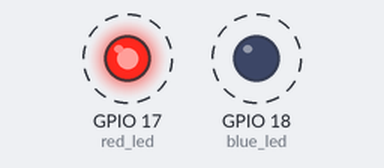
Bench run of a program on a simulated Raspberry Pi (BCM pin numbers). On the bench: output pins drawn as LEDs (lit = HIGH). Dashed ring = blinking.

Above: at 0.5 s.
Timing chart, 0 to 4.6 s (numbered marks = the images above):
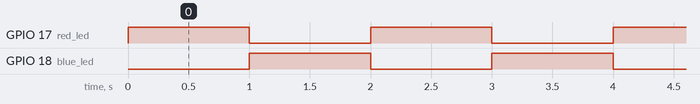

The program:

LED_Functions.py
```python
from gpiozero import LED
from time import sleep

red_led = LED(17) #GPIO17
blue_led = LED(18) #GPIO18

while True:
    red_led.on()
    sleep(1)
    red_led.off()
    blue_led.on()
    sleep(1)
    blue_led.off()


    '''red = LED(17)

    red.blink()

    pause()'''
```

Measured:
- by itself, GPIO 17 (red_led), GPIO 18 (blue_led): alternates HIGH for 1.0 s and LOW for 1.0 s
